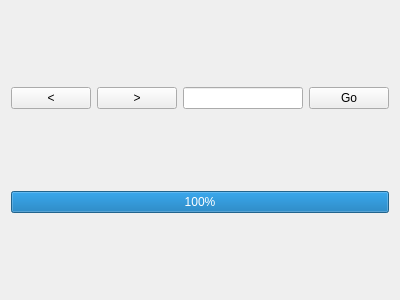
<?xml version="1.0" encoding="UTF-8"?>
<ui version="4.0">
 <class>MainWindow</class>
 <widget class="QMainWindow" name="MainWindow">
  <property name="geometry">
   <rect>
    <x>0</x>
    <y>0</y>
    <width>400</width>
    <height>300</height>
   </rect>
  </property>
  <property name="windowTitle">
   <string>MainWindow</string>
  </property>
  <widget class="QWidget" name="centralWidget">
   <layout class="QVBoxLayout" name="verticalLayout">
    <item>
     <layout class="QHBoxLayout" name="horizontalLayout">
      <property name="sizeConstraint">
       <enum>QLayout::SetDefaultConstraint</enum>
      </property>
      <item>
       <widget class="QPushButton" name="backButton">
        <property name="text">
         <string>&lt;</string>
        </property>
       </widget>
      </item>
      <item>
       <widget class="QPushButton" name="forwardButton">
        <property name="text">
         <string>&gt;</string>
        </property>
       </widget>
      </item>
      <item>
       <widget class="QLineEdit" name="address"/>
      </item>
      <item>
       <widget class="QPushButton" name="goButton">
        <property name="text">
         <string>Go</string>
        </property>
       </widget>
      </item>
     </layout>
    </item>
    <item>
     <layout class="QHBoxLayout" name="horizontalLayout_2"/>
    </item>
    <item>
     <widget class="QProgressBar" name="progressBar">
      <property name="value">
       <number>100</number>
      </property>
     </widget>
    </item>
   </layout>
  </widget>
 </widget>
 <layoutdefault spacing="6" margin="11"/>
 <resources/>
 <connections/>
</ui>
